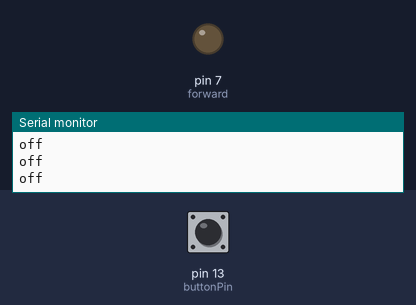
A sketch run on a simulated Arduino Uno, built with avr-gcc and run on an emulated ATmega328P. On the bench: output pins drawn as LEDs (lit = HIGH), the last lines printed to the serial monitor. The inputs (shaded band) are chosen by the test bench; at power-on: pin 13 (buttonPin) LOW.

Above: at 2.6 s.
2.7 s: pin 13 (buttonPin) pulled HIGH for 1.1 s
At 3.9 s:
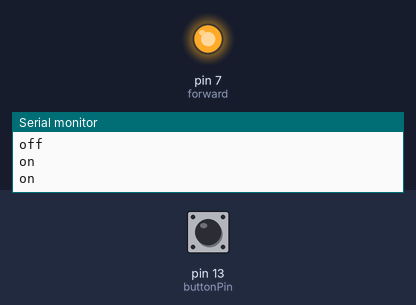
6.0 s: pin 13 (buttonPin) pulled HIGH for 3.2 s
At 10.6 s:
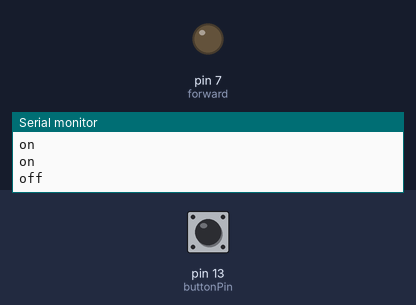
Timing chart, 0 to 12.1 s (numbered marks = the images above; inputs shaded):
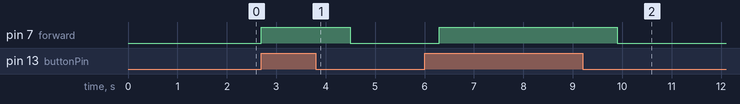

Measured:
- after the input at 2.7 s, pin 7 (forward): LOW → HIGH at once, → LOW 1.8 s later
- after the input at 6.0 s, pin 7 (forward): LOW → HIGH after 0.30 s, → LOW 3.6 s later

The sketch:

micro_Switch.ino
```cpp
const int buttonPin = 13;
const int forward =  7;
int buttonState = 0;

void setup()
{
  Serial.begin(9600);
  pinMode(forward, OUTPUT);
  pinMode(buttonPin, INPUT);
}

void loop()
{
  buttonState = digitalRead(buttonPin);
  if (buttonState == HIGH)
  {
    digitalWrite(forward, HIGH);
    Serial.println("on");

  }
else
  {
    digitalWrite(forward, LOW);
    Serial.println("off");
  }
      delay(900);

}
```
